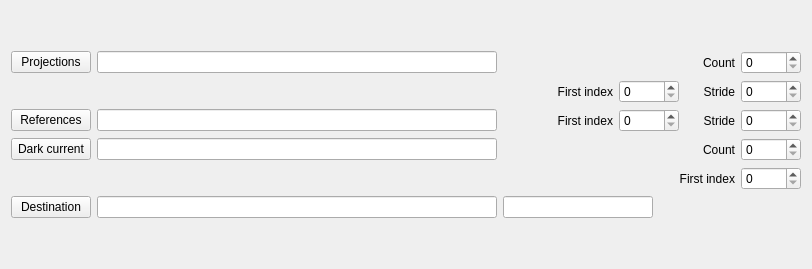
              <widget class="QWidget" name="page">
               <property name="geometry">
                <rect>
                 <x>0</x>
                 <y>0</y>
                 <width>812</width>
                 <height>269</height>
                </rect>
               </property>
               <property name="sizePolicy">
                <sizepolicy hsizetype="Preferred" vsizetype="Maximum">
                 <horstretch>0</horstretch>
                 <verstretch>0</verstretch>
                </sizepolicy>
               </property>
               <attribute name="label">
                <string>Data files</string>
               </attribute>
               <layout class="QVBoxLayout" name="verticalLayout_19">
                <item>
                 <layout class="QVBoxLayout" name="verticalLayout_17">
                  <item>
                   <layout class="QHBoxLayout" name="horizontalLayout_21">
                    <item>
                     <widget class="QPushButton" name="buttonBrowseProjection">
                      <property name="sizePolicy">
                       <sizepolicy hsizetype="Fixed" vsizetype="Fixed">
                        <horstretch>0</horstretch>
                        <verstretch>0</verstretch>
                       </sizepolicy>
                      </property>
                      <property name="text">
                       <string>Projections</string>
                      </property>
                     </widget>
                    </item>
                    <item>
                     <widget class="QLineEdit" name="editProjectionMask">
                      <property name="sizePolicy">
                       <sizepolicy hsizetype="MinimumExpanding" vsizetype="Fixed">
                        <horstretch>0</horstretch>
                        <verstretch>0</verstretch>
                       </sizepolicy>
                      </property>
                      <property name="minimumSize">
                       <size>
                        <width>400</width>
                        <height>0</height>
                       </size>
                      </property>
                      <property name="cursorPosition">
                       <number>0</number>
                      </property>
                     </widget>
                    </item>
                    <item>
                     <spacer name="horizontalSpacer_4">
                      <property name="orientation">
                       <enum>Qt::Horizontal</enum>
                      </property>
                      <property name="sizeHint" stdset="0">
                       <size>
                        <width>40</width>
                        <height>20</height>
                       </size>
                      </property>
                     </spacer>
                    </item>
                    <item>
                     <widget class="QLabel" name="label_12">
                      <property name="sizePolicy">
                       <sizepolicy hsizetype="Fixed" vsizetype="Preferred">
                        <horstretch>0</horstretch>
                        <verstretch>0</verstretch>
                       </sizepolicy>
                      </property>
                      <property name="minimumSize">
                       <size>
                        <width>50</width>
                        <height>0</height>
                       </size>
                      </property>
                      <property name="text">
                       <string>Count</string>
                      </property>
                      <property name="alignment">
                       <set>Qt::AlignRight|Qt::AlignTrailing|Qt::AlignVCenter</set>
                      </property>
                     </widget>
                    </item>
                    <item>
                     <widget class="QSpinBox" name="spinImageCount">
                      <property name="sizePolicy">
                       <sizepolicy hsizetype="Fixed" vsizetype="Fixed">
                        <horstretch>0</horstretch>
                        <verstretch>0</verstretch>
                       </sizepolicy>
                      </property>
                      <property name="minimumSize">
                       <size>
                        <width>60</width>
                        <height>0</height>
                       </size>
                      </property>
                     </widget>
                    </item>
                   </layout>
                  </item>
                  <item>
                   <layout class="QHBoxLayout" name="horizontalLayout_23">
                    <item>
                     <spacer name="horizontalSpacer">
                      <property name="orientation">
                       <enum>Qt::Horizontal</enum>
                      </property>
                      <property name="sizeHint" stdset="0">
                       <size>
                        <width>550</width>
                        <height>20</height>
                       </size>
                      </property>
                     </spacer>
                    </item>
                    <item>
                     <widget class="QLabel" name="label_14">
                      <property name="text">
                       <string>First index</string>
                      </property>
                      <property name="alignment">
                       <set>Qt::AlignRight|Qt::AlignTrailing|Qt::AlignVCenter</set>
                      </property>
                     </widget>
                    </item>
                    <item>
                     <widget class="QSpinBox" name="spinProjectionFirst">
                      <property name="minimumSize">
                       <size>
                        <width>60</width>
                        <height>0</height>
                       </size>
                      </property>
                     </widget>
                    </item>
                    <item>
                     <widget class="QLabel" name="label_13">
                      <property name="sizePolicy">
                       <sizepolicy hsizetype="Fixed" vsizetype="Preferred">
                        <horstretch>0</horstretch>
                        <verstretch>0</verstretch>
                       </sizepolicy>
                      </property>
                      <property name="minimumSize">
                       <size>
                        <width>50</width>
                        <height>0</height>
                       </size>
                      </property>
                      <property name="text">
                       <string>Stride</string>
                      </property>
                      <property name="alignment">
                       <set>Qt::AlignRight|Qt::AlignTrailing|Qt::AlignVCenter</set>
                      </property>
                     </widget>
                    </item>
                    <item>
                     <widget class="QSpinBox" name="spinProjectionStride">
                      <property name="sizePolicy">
                       <sizepolicy hsizetype="Fixed" vsizetype="Fixed">
                        <horstretch>0</horstretch>
                        <verstretch>0</verstretch>
                       </sizepolicy>
                      </property>
                      <property name="minimumSize">
                       <size>
                        <width>60</width>
                        <height>0</height>
                       </size>
                      </property>
                     </widget>
                    </item>
                   </layout>
                  </item>
                  <item>
                   <layout class="QHBoxLayout" name="horizontalLayout_24">
                    <item>
                     <widget class="QPushButton" name="buttonReferenceBrowse">
                      <property name="sizePolicy">
                       <sizepolicy hsizetype="Fixed" vsizetype="Fixed">
                        <horstretch>0</horstretch>
                        <verstretch>0</verstretch>
                       </sizepolicy>
                      </property>
                      <property name="text">
                       <string>References</string>
                      </property>
                     </widget>
                    </item>
                    <item>
                     <widget class="QLineEdit" name="editReferenceMask">
                      <property name="sizePolicy">
                       <sizepolicy hsizetype="MinimumExpanding" vsizetype="Fixed">
                        <horstretch>0</horstretch>
                        <verstretch>0</verstretch>
                       </sizepolicy>
                      </property>
                      <property name="minimumSize">
                       <size>
                        <width>400</width>
                        <height>0</height>
                       </size>
                      </property>
                     </widget>
                    </item>
                    <item>
                     <spacer name="horizontalSpacer_5">
                      <property name="orientation">
                       <enum>Qt::Horizontal</enum>
                      </property>
                      <property name="sizeHint" stdset="0">
                       <size>
                        <width>40</width>
                        <height>20</height>
                       </size>
                      </property>
                     </spacer>
                    </item>
                    <item>
                     <widget class="QLabel" name="label_15">
                      <property name="sizePolicy">
                       <sizepolicy hsizetype="Fixed" vsizetype="Preferred">
                        <horstretch>0</horstretch>
                        <verstretch>0</verstretch>
                       </sizepolicy>
                      </property>
                      <property name="minimumSize">
                       <size>
                        <width>50</width>
                        <height>0</height>
                       </size>
                      </property>
                      <property name="text">
                       <string>First index</string>
                      </property>
                      <property name="alignment">
                       <set>Qt::AlignRight|Qt::AlignTrailing|Qt::AlignVCenter</set>
                      </property>
                     </widget>
                    </item>
                    <item>
                     <widget class="QSpinBox" name="spinReferenceFirst">
                      <property name="sizePolicy">
                       <sizepolicy hsizetype="Fixed" vsizetype="Fixed">
                        <horstretch>0</horstretch>
                        <verstretch>0</verstretch>
                       </sizepolicy>
                      </property>
                      <property name="minimumSize">
                       <size>
                        <width>60</width>
                        <height>0</height>
                       </size>
                      </property>
                     </widget>
                    </item>
                    <item>
                     <widget class="QLabel" name="label_16">
                      <property name="sizePolicy">
                       <sizepolicy hsizetype="Fixed" vsizetype="Preferred">
                        <horstretch>0</horstretch>
                        <verstretch>0</verstretch>
                       </sizepolicy>
                      </property>
                      <property name="minimumSize">
                       <size>
                        <width>50</width>
                        <height>0</height>
                       </size>
                      </property>
                      <property name="text">
                       <string>Stride</string>
                      </property>
                      <property name="alignment">
                       <set>Qt::AlignRight|Qt::AlignTrailing|Qt::AlignVCenter</set>
                      </property>
                     </widget>
                    </item>
                    <item>
                     <widget class="QSpinBox" name="spinReferenceStride">
                      <property name="sizePolicy">
                       <sizepolicy hsizetype="Fixed" vsizetype="Fixed">
                        <horstretch>0</horstretch>
                        <verstretch>0</verstretch>
                       </sizepolicy>
                      </property>
                      <property name="minimumSize">
                       <size>
                        <width>60</width>
                        <height>0</height>
                       </size>
                      </property>
                     </widget>
                    </item>
                   </layout>
                  </item>
                  <item>
                   <layout class="QHBoxLayout" name="horizontalLayout_25">
                    <item>
                     <widget class="QPushButton" name="buttonDarkBrowse">
                      <property name="sizePolicy">
                       <sizepolicy hsizetype="Fixed" vsizetype="Fixed">
                        <horstretch>0</horstretch>
                        <verstretch>0</verstretch>
                       </sizepolicy>
                      </property>
                      <property name="text">
                       <string>Dark current</string>
                      </property>
                     </widget>
                    </item>
                    <item>
                     <widget class="QLineEdit" name="editDarkMask">
                      <property name="sizePolicy">
                       <sizepolicy hsizetype="MinimumExpanding" vsizetype="Fixed">
                        <horstretch>0</horstretch>
                        <verstretch>0</verstretch>
                       </sizepolicy>
                      </property>
                      <property name="minimumSize">
                       <size>
                        <width>400</width>
                        <height>0</height>
                       </size>
                      </property>
                     </widget>
                    </item>
                    <item>
                     <spacer name="horizontalSpacer_2">
                      <property name="orientation">
                       <enum>Qt::Horizontal</enum>
                      </property>
                      <property name="sizeHint" stdset="0">
                       <size>
                        <width>40</width>
                        <height>20</height>
                       </size>
                      </property>
                     </spacer>
                    </item>
                    <item>
                     <widget class="QLabel" name="label_17">
                      <property name="sizePolicy">
                       <sizepolicy hsizetype="Fixed" vsizetype="Preferred">
                        <horstretch>0</horstretch>
                        <verstretch>0</verstretch>
                       </sizepolicy>
                      </property>
                      <property name="minimumSize">
                       <size>
                        <width>50</width>
                        <height>0</height>
                       </size>
                      </property>
                      <property name="text">
                       <string>Count</string>
                      </property>
                      <property name="alignment">
                       <set>Qt::AlignRight|Qt::AlignTrailing|Qt::AlignVCenter</set>
                      </property>
                     </widget>
                    </item>
                    <item>
                     <widget class="QSpinBox" name="spinDarkCount">
                      <property name="sizePolicy">
                       <sizepolicy hsizetype="Fixed" vsizetype="Fixed">
                        <horstretch>0</horstretch>
                        <verstretch>0</verstretch>
                       </sizepolicy>
                      </property>
                      <property name="minimumSize">
                       <size>
                        <width>60</width>
                        <height>0</height>
                       </size>
                      </property>
                     </widget>
                    </item>
                   </layout>
                  </item>
                  <item>
                   <layout class="QHBoxLayout" name="horizontalLayout_27">
                    <item>
                     <spacer name="horizontalSpacer_3">
                      <property name="orientation">
                       <enum>Qt::Horizontal</enum>
                      </property>
                      <property name="sizeHint" stdset="0">
                       <size>
                        <width>550</width>
                        <height>20</height>
                       </size>
                      </property>
                     </spacer>
                    </item>
                    <item>
                     <widget class="QLabel" name="label_18">
                      <property name="sizePolicy">
                       <sizepolicy hsizetype="Fixed" vsizetype="Preferred">
                        <horstretch>0</horstretch>
                        <verstretch>0</verstretch>
                       </sizepolicy>
                      </property>
                      <property name="minimumSize">
                       <size>
                        <width>50</width>
                        <height>0</height>
                       </size>
                      </property>
                      <property name="text">
                       <string>First index</string>
                      </property>
                      <property name="alignment">
                       <set>Qt::AlignRight|Qt::AlignTrailing|Qt::AlignVCenter</set>
                      </property>
                     </widget>
                    </item>
                    <item>
                     <widget class="QSpinBox" name="spinDarkFirst">
                      <property name="sizePolicy">
                       <sizepolicy hsizetype="Fixed" vsizetype="Fixed">
                        <horstretch>0</horstretch>
                        <verstretch>0</verstretch>
                       </sizepolicy>
                      </property>
                      <property name="minimumSize">
                       <size>
                        <width>60</width>
                        <height>0</height>
                       </size>
                      </property>
                     </widget>
                    </item>
                   </layout>
                  </item>
                  <item>
                   <layout class="QHBoxLayout" name="horizontalLayout_26">
                    <item>
                     <widget class="QPushButton" name="buttonDestinationBrowse">
                      <property name="text">
                       <string>Destination</string>
                      </property>
                     </widget>
                    </item>
                    <item>
                     <widget class="QLineEdit" name="editDestinationPath">
                      <property name="sizePolicy">
                       <sizepolicy hsizetype="MinimumExpanding" vsizetype="Fixed">
                        <horstretch>0</horstretch>
                        <verstretch>0</verstretch>
                       </sizepolicy>
                      </property>
                      <property name="minimumSize">
                       <size>
                        <width>400</width>
                        <height>0</height>
                       </size>
                      </property>
                     </widget>
                    </item>
                    <item>
                     <widget class="QLineEdit" name="editDestinationMask">
                      <property name="sizePolicy">
                       <sizepolicy hsizetype="Fixed" vsizetype="Fixed">
                        <horstretch>0</horstretch>
                        <verstretch>0</verstretch>
                       </sizepolicy>
                      </property>
                      <property name="minimumSize">
                       <size>
                        <width>150</width>
                        <height>0</height>
                       </size>
                      </property>
                     </widget>
                    </item>
                    <item>
                     <spacer name="horizontalSpacer_6">
                      <property name="orientation">
                       <enum>Qt::Horizontal</enum>
                      </property>
                      <property name="sizeHint" stdset="0">
                       <size>
                        <width>40</width>
                        <height>20</height>
                       </size>
                      </property>
                     </spacer>
                    </item>
                   </layout>
                  </item>
                 </layout>
                </item>
               </layout>
              </widget>
